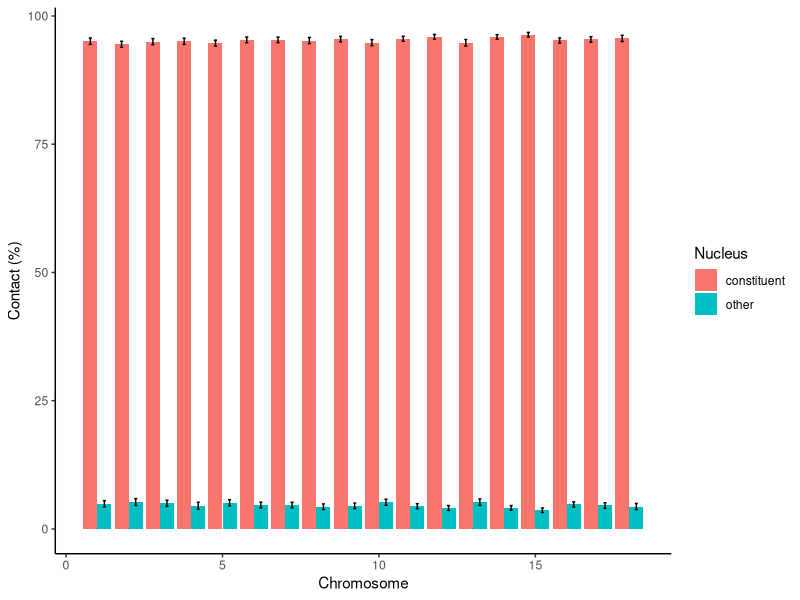

R code for this plot:
library(ggplot2)
library(dplyr)
data<-read.table("chromatin_contact.txt", header=TRUE)

summary_df <- data %>%
  group_by(chromosome, nucleus) %>%
  summarise(
    mean_contact = mean(contact),
    sd_contact   = sd(contact),
    se_contact   = sd(contact) / sqrt(n())
  )
ggplot(summary_df,
       aes(x = chromosome,
           y = mean_contact,
           fill = nucleus)) +
  geom_bar(position = position_dodge(width = 0.9),
           stat = "identity") +
  geom_errorbar(aes(
    ymin = mean_contact - se_contact,
    ymax = mean_contact + se_contact
  ),
  position = position_dodge(width = 0.9),
  width = 0.2
  ) +
  labs(x = "Chromosome",
       y = "Contact (%)",
       fill = "Nucleus") +
  theme_classic()
